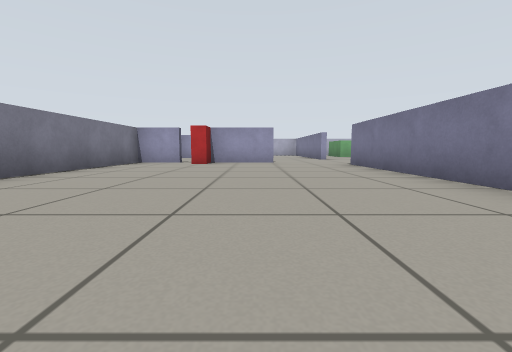
view 1 (above)

17 first-person views from a walk through a Gazebo world. The camera is 0.39 m above the floor, tilts 6° down and sees 90° across. The floor is counted in squares, 1 m on a side. Each view is taken from the middle of a square. On the plan, view 1 faces up. The plan holds only what a view shows up to about 9 squares ahead; the rest is blank.

view 2
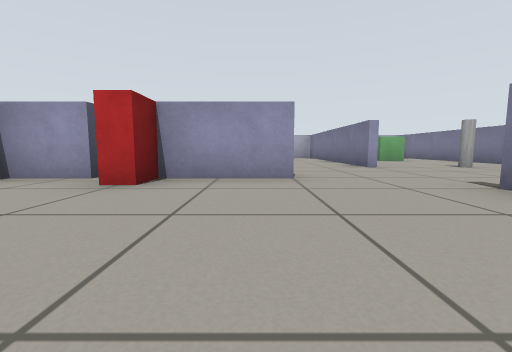

view 3
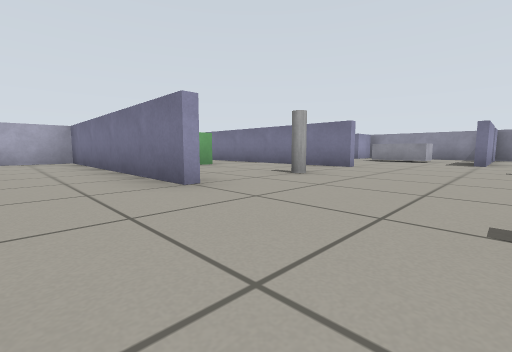

view 4
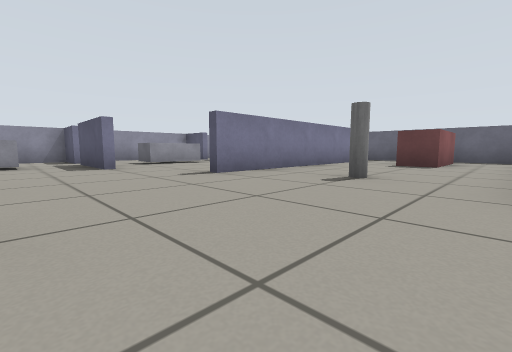

view 5
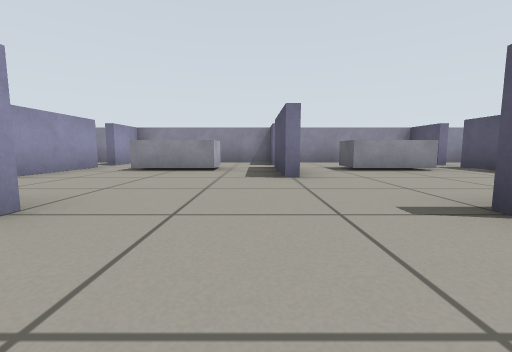

view 6
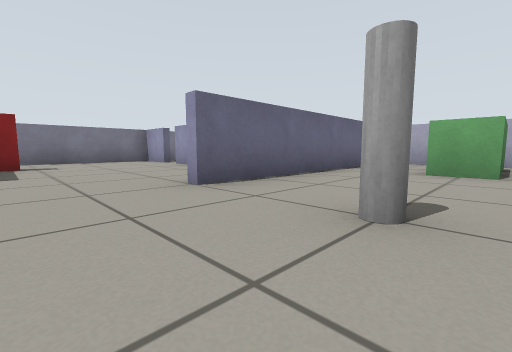

view 7
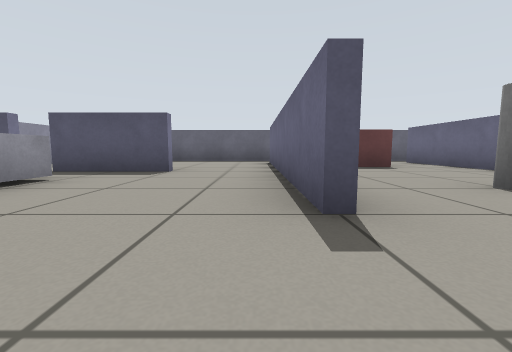

view 8
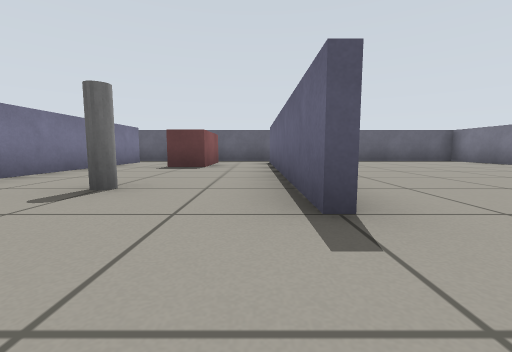

view 9
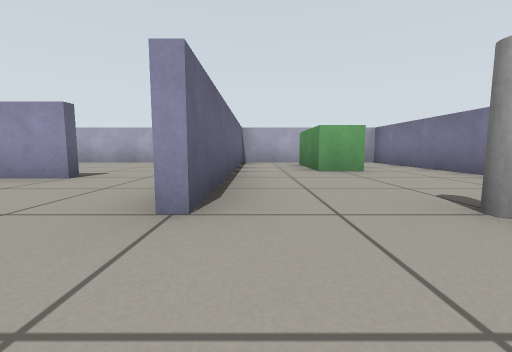

view 10
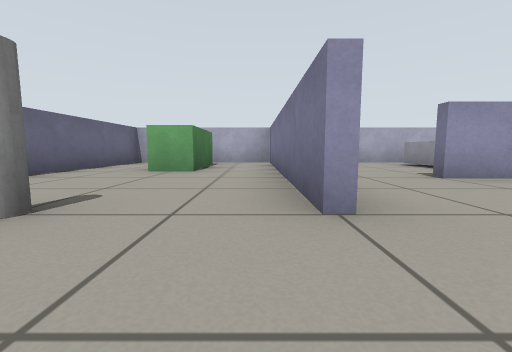

view 11
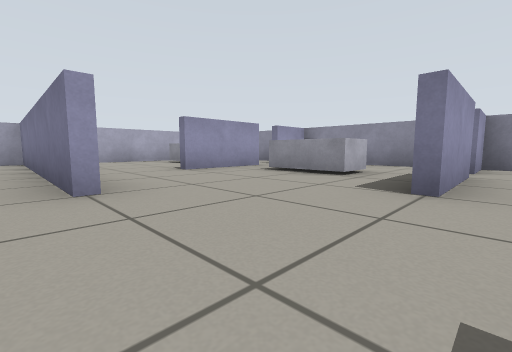

view 12
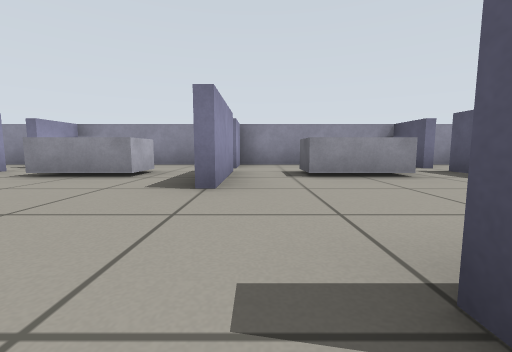

view 13
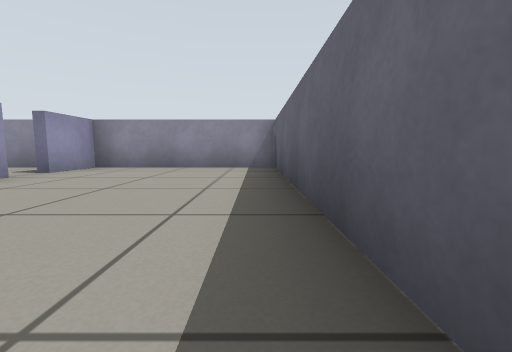

view 14
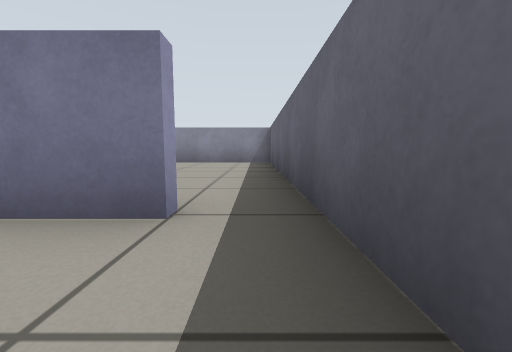

view 15
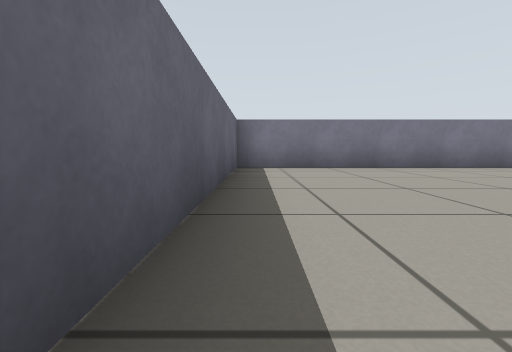

view 16
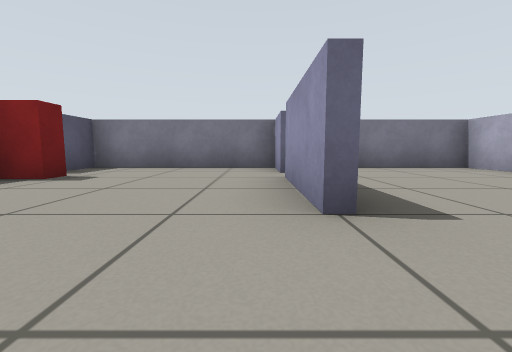

view 17
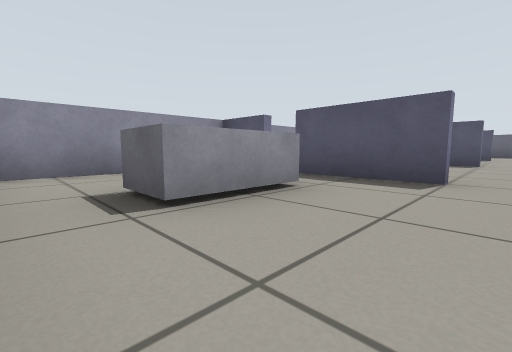

### Floor plan
Points are (right, up) in squares from view 1. A wall is a line through its corners. A room is listed if a view was taken in it or the views show most of it. See-through windows are left out.
Room 1 (views 1, 2, 3, 4, 5, 6, 7, 8, 9, 10, 11, 12, 14, 15, 16)
walls: (2.6, 6.5) (2.6, 0.5); (6.6, 6.5) (6.6, 4.5); (2.4, 9.4) (2.4, 11.6); (6.4, 9.4) (6.4, 15.4) (3, 15.4); (0.6, 7.4) (-0.5, 7.4); (8.4, 7.6) (10.5, 7.6); (2.4, 2.4) (2.4, 6.5); (0.6, 11.4) (-1.5, 11.4); (8.4, 3.6) (10.5, 3.6); (-2.4, 7.4) (-3.5, 7.4); (10.5, 7.4) (8.5, 7.4); (6.4, 0.4) (6.4, 6.5); (11.1, 7.6) (12.4, 7.6); (-2.1, 11.4) (-3.4, 11.4) (-3.4, -0.4) (6.5, -0.4); (-3.5, 7.6) (-2.5, 7.6); (10.5, 11.4) (8.5, 11.4); (11.1, 3.6) (12.5, 3.6); (12.5, 7.4) (11.1, 7.4); (2.6, 15.5) (2.6, 9.5); (12.4, 4) (12.4, 11.4) (11.1, 11.4)
ways out: opening at (7, 0) to room 2; opening at (8, 4) to room 2; gap at (11, 4) to room 2; opening at (8, 12) to room 3; gap at (11, 12) to room 3; opening at (1.5, 12) to room 4; gap at (-2, 12) to room 4; gap at (11, 8)
objects: red box (-2, 7) to (-1, 8); pink box (4, 1) to (5, 2); pillar (4, 5) to (5, 6); pillar (4, 9) to (5, 10); green box (4, 13) to (5, 14); white box (10, 5) to (10, 6); white box (10, 9) to (10, 10)
Room 2 (view 13)
walls: (12.5, 3.4) (11.1, 3.4); (6.6, 4.5) (6.6, 0.6); (6.5, -0.4) (12.4, -0.4) (12.4, 4)
ways out: opening at (7, 0) to room 1; opening at (8, 4) to room 1; gap at (11, 4) to room 1
Room 3 (view 17)
walls: (11.2, 15.4) (8, 15.4); (11.1, 11.6) (12, 11.6); (8.4, 11.6) (10.5, 11.6); (12.4, 12.2) (12.4, 15.1)
ways out: opening at (8, 12) to room 1; gap at (11, 12) to room 1
objects: white box (10, 13) to (10, 14)
Room 4 (no view inside)
walls: (3, 15.4) (-3.4, 15.4) (-3.4, 12.1); (2.4, 11.6) (2.4, 15.5)
ways out: opening at (1.5, 12) to room 1; gap at (-2, 12) to room 1

Positions as (right, up) in squares from view 1, and headings:
1: (0, 0), facing up
2: (0, 4), facing up
3: (1, 7), facing up-right
4: (3, 9), facing down-right
5: (5, 8), facing right
6: (5, 8), facing up-left
7: (7, 8), facing down
8: (3, 8), facing down
9: (3, 8), facing up
10: (6, 8), facing up
11: (6, 7), facing up-right
12: (6, 7), facing right
13: (7, 0), facing right
14: (5, 0), facing right
15: (2, 0), facing left
16: (2, 11), facing left
17: (8, 15), facing down-right
